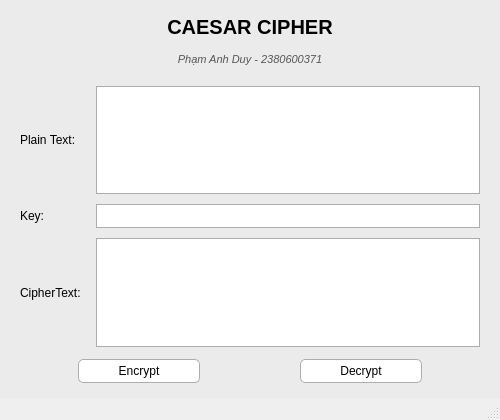
<?xml version="1.0" encoding="UTF-8"?>
<ui version="4.0">
 <class>MainWindow</class>
 <widget class="QMainWindow" name="MainWindow">
  <property name="geometry">
   <rect>
    <x>0</x>
    <y>0</y>
    <width>500</width>
    <height>420</height>
   </rect>
  </property>
  <property name="minimumSize">
   <size>
    <width>450</width>
    <height>400</height>
   </size>
  </property>
  <property name="windowTitle">
   <string>Caesar Cipher</string>
  </property>
  <widget class="QWidget" name="centralwidget">
   <property name="styleSheet">
    <string notr="true">
     QWidget#centralwidget {
         background-color: #ebebeb;
     }
     QLabel {
         font-family: &quot;Segoe UI&quot;, Arial, sans-serif;
         color: #000000;
         font-size: 12px;
     }
     QLabel#label_title {
         font-size: 20px;
         font-weight: bold;
         color: #000000;
         margin-bottom: 2px;
     }
     QLabel#label_author {
         font-size: 11px;
         color: #555555;
         font-style: italic;
         margin-bottom: 8px;
     }
     QTextEdit, QLineEdit {
         background-color: #ffffff;
         border: 1px solid #adadad;
         color: #000000;
         font-family: &quot;Segoe UI&quot;, Arial, sans-serif;
         font-size: 12px;
         padding: 3px;
     }
     QPushButton {
         background-color: #ffffff;
         border: 1px solid #adadad;
         border-radius: 5px;
         padding: 4px 20px;
         font-family: &quot;Segoe UI&quot;, Arial, sans-serif;
         font-size: 12px;
         color: #000000;
         min-width: 80px;
     }
     QPushButton:hover {
         background-color: #f0f0f0;
         border: 1px solid #0078d7;
     }
     QPushButton:pressed {
         background-color: #cce4f7;
         border: 1px solid #005499;
     }
    </string>
   </property>
   <layout class="QVBoxLayout" name="verticalLayout">
    <property name="spacing">
     <number>12</number>
    </property>
    <property name="leftMargin">
     <number>20</number>
    </property>
    <property name="topMargin">
     <number>15</number>
    </property>
    <property name="rightMargin">
     <number>20</number>
    </property>
    <property name="bottomMargin">
     <number>15</number>
    </property>
    <item>
     <widget class="QLabel" name="label_title">
      <property name="text">
       <string>CAESAR CIPHER</string>
      </property>
      <property name="alignment">
       <set>Qt::AlignCenter</set>
      </property>
     </widget>
    </item>
    <item>
     <widget class="QLabel" name="label_author">
      <property name="text">
       <string>Phạm Anh Duy - 2380600371</string>
      </property>
      <property name="alignment">
       <set>Qt::AlignCenter</set>
      </property>
     </widget>
    </item>
    <item>
     <layout class="QGridLayout" name="gridLayout">
      <property name="verticalSpacing">
       <number>10</number>
      </property>
      <property name="horizontalSpacing">
       <number>15</number>
      </property>
      <item row="0" column="0">
       <widget class="QLabel" name="label_plain">
        <property name="text">
         <string>Plain Text:</string>
        </property>
       </widget>
      </item>
      <item row="0" column="1">
       <widget class="QTextEdit" name="txt_plain_text"/>
      </item>
      <item row="1" column="0">
       <widget class="QLabel" name="label_key">
        <property name="text">
         <string>Key:</string>
        </property>
       </widget>
      </item>
      <item row="1" column="1">
       <widget class="QLineEdit" name="txt_key"/>
      </item>
      <item row="2" column="0">
       <widget class="QLabel" name="label_cipher">
        <property name="text">
         <string>CipherText:</string>
        </property>
       </widget>
      </item>
      <item row="2" column="1">
       <widget class="QTextEdit" name="txt_cipher_text"/>
      </item>
     </layout>
    </item>
    <item>
     <layout class="QHBoxLayout" name="horizontalLayout">
      <property name="spacing">
       <number>100</number>
      </property>
      <item>
       <spacer name="horizontalSpacer">
        <property name="orientation">
         <enum>Qt::Horizontal</enum>
        </property>
        <property name="sizeHint" stdset="0">
         <size>
          <width>40</width>
          <height>20</height>
         </size>
        </property>
       </spacer>
      </item>
      <item>
       <widget class="QPushButton" name="btn_encrypt">
        <property name="text">
         <string>Encrypt</string>
        </property>
       </widget>
      </item>
      <item>
       <widget class="QPushButton" name="btn_decrypt">
        <property name="text">
         <string>Decrypt</string>
        </property>
       </widget>
      </item>
      <item>
       <spacer name="horizontalSpacer_2">
        <property name="orientation">
         <enum>Qt::Horizontal</enum>
        </property>
        <property name="sizeHint" stdset="0">
         <size>
          <width>40</width>
          <height>20</height>
         </size>
        </property>
       </spacer>
      </item>
     </layout>
    </item>
   </layout>
  </widget>
  <widget class="QMenuBar" name="menubar">
   <property name="geometry">
    <rect>
     <x>0</x>
     <y>0</y>
     <width>500</width>
     <height>22</height>
    </rect>
   </property>
  </widget>
  <widget class="QStatusBar" name="statusbar"/>
 </widget>
 <resources/>
 <connections/>
</ui>
